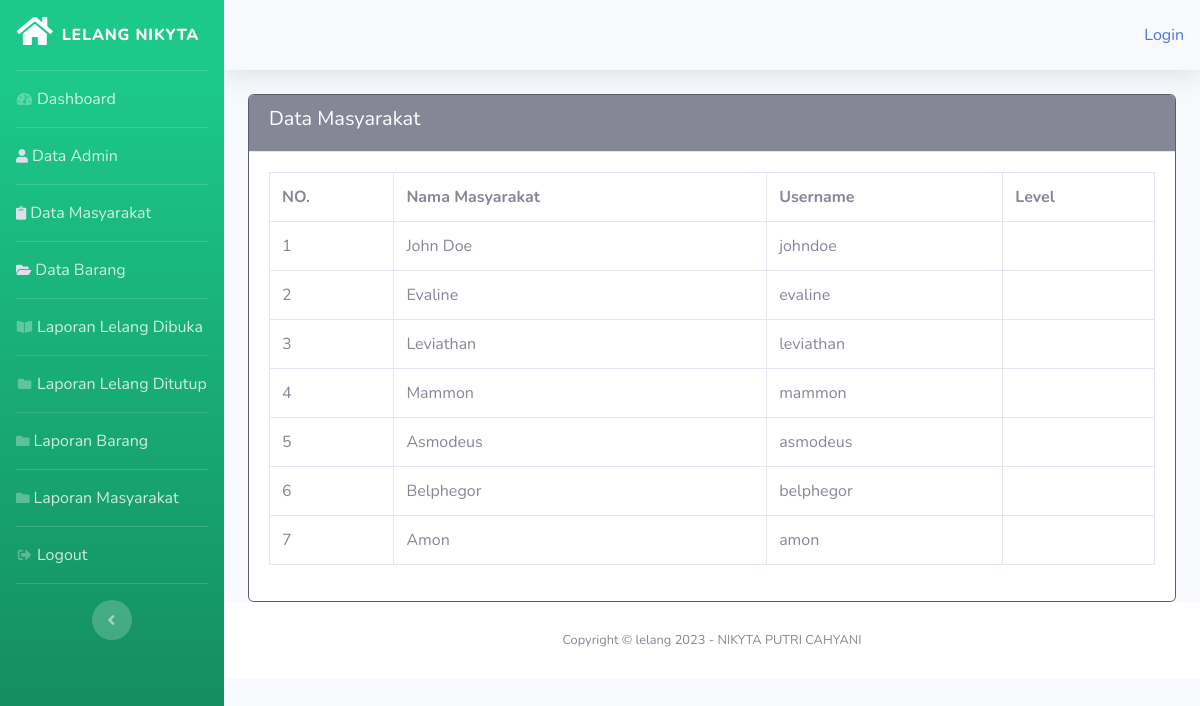
Screenshot of /index.php/admin/data_masyarakat with the database file from the repository.
### tables this page shows
CREATE TABLE `tb_masyarakat` (
  `id_user` int(10) UNSIGNED NOT NULL,
  `nama_lengkap` varchar(25) NOT NULL,
  `username` varchar(25) NOT NULL,
  `password` varchar(96) NOT NULL,
  `telp` varchar(25) NOT NULL
);

### application/controllers/admin/Data_Masyarakat.php (called while the page is built, shortened)
<?php
class Data_masyarakat extends CI_Controller
{
	function __construct()
	{
		$this->load->model('Barang_model');
	}
	public function index()
	{
		$data['tb_masyarakat'] = $this->Masyarakat_model->tampil_data_masyarakat()->result();
		$this->load->view('templates_admin/header', $data);
		$this->load->view('templates_admin/sidebar', $data);
		$this->load->view('admin/data_masyarakat/data_masyarakat', $data);
		$this->load->view('templates_admin/footer');
	}
}

### index.php (called while the page is built, shortened)
<?php
require_once BASEPATH.'core/CodeIgniter.php';

### application/models/Masyarakat_model.php (called while the page is built, shortened)
<?php
class Masyarakat_model extends CI_Model
{
	public function tampil_data_masyarakat()
    {
        return $this->db->get('tb_masyarakat');
    }
}

### application/views/admin/data_masyarakat/data_masyarakat.php (the view, shortened to what this page needs)
<div class="container">
	<div class="row">
		<div class="col-md-12">
			<div class="card border-dark">
				<div class="card-header bg-secondary text-white">
					<h5>Data Masyarakat<h5>
				</div>
				<div class="card-body">
					<div class="table-responsive">
						<table class="table table-hover table-bordered">
							<tr>
								<th>NO.</th>
								<th>Nama Masyarakat</th>
								<th>Username</th>
								<th>Level</th>
							</tr>
							<?php $i = 1;
							foreach ($tb_masyarakat as $my) : ?>
								<tr>
									<td><?php echo $i; ?></td>
									<td><?php echo $my->nama_lengkap; ?></td>
									<td><?php echo $my->username; ?></td>
									<td><?php echo $my->id_level ?></td>
								</tr>
							<?php $i++;
							endforeach; ?>
						</table>
					</div>
				</div>
			</div>
		</div>
	</div>
</div>

### application/views/templates_admin/header.php (shortened to what this page needs)
<!DOCTYPE html>
<html lang="en">
<head>
    <link href="<?= base_url() ?>assets/vendor/fontawesome-free/css/all.min.css" rel="stylesheet" type="text/css">
    <link href="<?= base_url() ?>assets/css/sb-admin-2.css" rel="stylesheet">
</head>

### application/views/templates_admin/sidebar.php (shortened to what this page needs)
<body id="page-top">
    <div id="wrapper">
        <ul class="navbar-nav bg-gradient-success sidebar sidebar-dark accordion" id="accordionSidebar">
            <a class="sidebar-brand d-flex align-items-center justify-content-center" href="">
                <h2 class="fas fa-home"></h2>
                <div class="sidebar-brand-text mx-2">LELANG NIKYTA</div>
            </a>
            <hr class="sidebar-divider my-0">
            <li class="nav-item ">
                <a class="nav-link" href="<?= base_url('admin/administrator'); ?>">
                    <i class="fas fa-fw fa-tachometer-alt"></i>Dashboard
                </a>
            </li>
            <hr class="sidebar-divider my-0">
            <li class="nav-item ">
                <a class="nav-link" href="<?= base_url('admin/data_admin'); ?>">
                    <i class="fas fa-solid fa-user fa-2x text-gray-300"></i>Data Admin
                </a>
            </li>
            <hr class="sidebar-divider my-0">
            <li class="nav-item ">
                <a class="nav-link" href="<?= base_url('admin/Data_masyarakat'); ?>">
                <i class="fas fa-solid fa-clipboard fa-2x text-gray-300"></i>Data Masyarakat
                </a>
            </li>
        <hr class="sidebar-divider my-0">
            <li class="nav-item ">
                <a class="nav-link" href="<?= base_url('admin/Data_barang'); ?>">
                <i class="fas fa-solid fa-folder-open fa-2x text-gray-300"></i>Data Barang
                </a>
            </li>
            <hr class="sidebar-divider my-0">
            <li class="nav-item ">
                <a class="nav-link" href="<?= base_url('admin/laporan/laporan_lelang'); ?>">
                <i class="fas fa-fw fa-book-open"></i>Laporan Lelang Dibuka
                </a>
            </li>
            <hr class="sidebar-divider my-0">
            <li class="nav-item ">
                <a class="nav-link" href="<?= base_url('admin/laporan'); ?>">
                <i class="fas fa-fw fa-folder"></i>Laporan Lelang Ditutup
                </a>
            </li>
            <hr class="sidebar-divider my-0">
            <li class="nav-item ">
                <a class="nav-link" href="<?= base_url('admin/laporan/laporan_barang'); ?>">
                <i class="fas fa-solid fa-folder"></i>Laporan Barang
                </a>
            </li>
            <hr class="sidebar-divider my-0">
            <li class="nav-item ">
                <a class="nav-link" href="<?= base_url('admin/laporan_masyarakat'); ?>">
                <i class="fas fa-solid fa-folder"></i>Laporan Masyarakat
                </a>
            </li>
            <hr class="sidebar-divider my-0">
            <li class="nav-item ">
                <a class="nav-link" href="<?= base_url('auth/logout'); ?>">
                    <i class="fas fa-fw fa-sign-out-alt"></i>Logout
                </a>
            </li>
            <hr class="sidebar-divider d-none d-md-block">
            <div class="text-center d-none d-md-inline">
                <button class="rounded-circle border-0" id="sidebarToggle"></button>
            </div>
        </ul>
        <div id="content-wrapper" class="d-flex flex-column">
            <div id="content">
                <nav class="navbar navbar-expand navbar-light bg- topbar mb-4 static-top shadow">
                    <ul class="navbar-nav ml-auto">
                        <ul class="na navbar-nav navbar-right">
                            <?php if ($this->session->userdata('username')) { ?>
                                <li>
                                <div class="text-dark"> Selamat Datang <?= $this->session->userdata('username') ?> </div>
                                </li>
                                <div class="topbar-divider d-none d-sm-block"></div>
                                <li class="ml-2"><?= anchor('auth/logout', 'Logout'); ?></li>
                            <?php } else { ?>
                                <li class="ml-2"><?= anchor('auth/login', 'Login'); ?></li>
                            <?php } ?>
                        </ul>
                    </ul>
                </nav>

### application/views/templates_admin/footer.php (shortened to what this page needs)
<footer class="sticky-footer bg-white">
    <div class="container my-auto">
        <div class="copyright text-center my-auto">
            <span>Copyright &copy; lelang <?= date('Y'); ?> - </span>NIKYTA PUTRI CAHYANI
        </div>
    </div>
</footer>
</div>
</div>
</body>
</html>

### rows the page displays
tb_masyarakat: nama_lengkap "John Doe", username "johndoe"
tb_masyarakat: nama_lengkap "Evaline", username "evaline"
tb_masyarakat: nama_lengkap "Leviathan", username "leviathan"
tb_masyarakat: nama_lengkap "Mammon", username "mammon"
tb_masyarakat: nama_lengkap "Asmodeus", username "asmodeus"
tb_masyarakat: nama_lengkap "Belphegor", username "belphegor"
tb_masyarakat: nama_lengkap "Amon", username "amon"

### other values shown
anchor('auth/login', 'Login') "Login"
